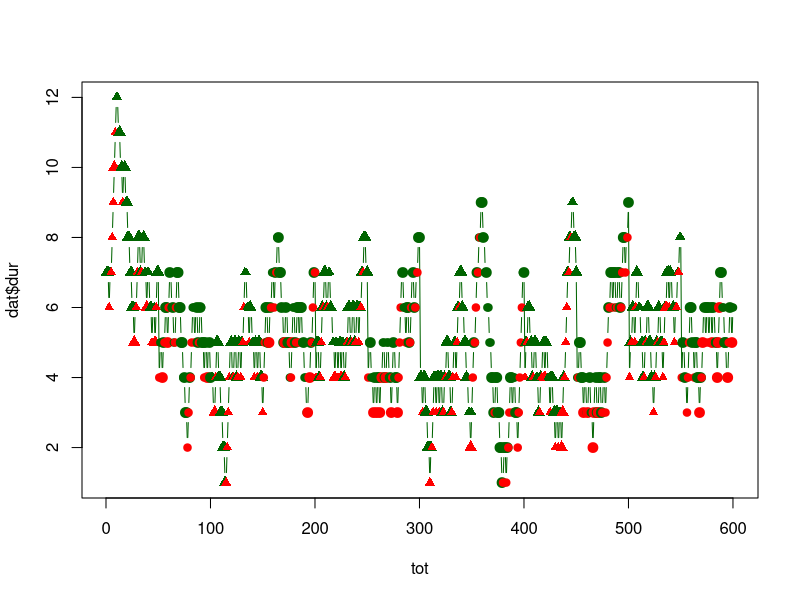

Write the R code that produced this figure.
mycol=c("red","darkgreen")
mypch=c(17,19)
mycex=c(1,1.3)

dat <- read.csv('it1Sub7.dat',head=F)
colnames(dat) <-c('sub','blk','trl','targN','targS',
                  'isWord','isNeg','dur','bright','nes',
                  'resp','rt','acc')
acc= as.integer(as.factor(dat$acc))

if (length(unique(dat$sub>1))) print("Error: More Than One Subject Detected")


tot=1:length(dat$sub)
plot(tot,dat$dur,col=mycol[acc],pch=mypch[dat$isNeg+1],cex=mycex[dat$isWord+1],typ='b')

########

numBlocks=max(dat$blk)+1
numTrialsPerBlock=tot/numBlocks

tapply(acc-1,dat$blk,mean)
tapply(dat$dur,dat$blk,mean)

